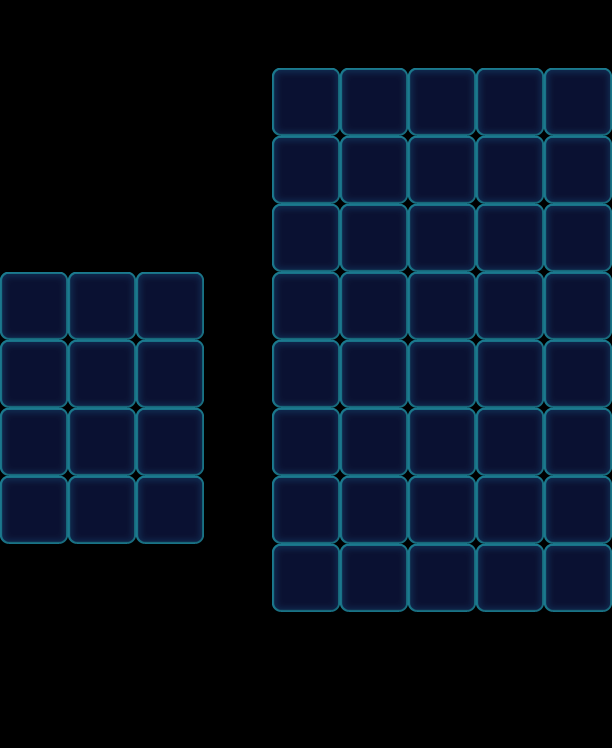

This game map was drawn from its Tiled (.tmx) file and the tilesets committed beside it. A one-line description and the trimmed map source follow:
An orthogonal 9x11 tile map with 68x68 px tiles, 1 tile layer (Valid), 2 tilesets and 66 objects (49x Monster, 9x Lock, 8x Factory_Normal).

<map version="1.0" orientation="orthogonal" width="9" height="11" tilewidth="68" tileheight="68">
 <properties>
  <property name="Connect" value="07,51,1|17,61,1|27,71,1" />
 </properties>
 <tileset firstgid="1" name="game_grid1" tilewidth="68" tileheight="68">
  <image source="game_grid1.png" width="68" height="68" />
 </tileset>
 <tileset firstgid="2" name="map" tilewidth="68" tileheight="68">
  <image source="map.png" width="1024" height="1024" />
 </tileset>
 <layer name="Valid" width="9" height="11">
  <data>[99 cells, 52 non-empty, 1 distinct tile ids]</data>
 </layer>
 <objectgroup name="BottomObj" width="9" height="11" />
 <objectgroup name="MiddleObj" width="9" height="11">
  <object name="Monster" type="Monster" gid="18" x="408" y="136">
   <properties>
    <property name="Color" value="Pink" />
   </properties>
  </object>
  <object name="Monster" type="Monster" gid="17" x="408" y="340">
   <properties>
    <property name="Color" value="Purple" />
   </properties>
  </object>
  <object name="Monster" type="Monster" gid="19" x="544" y="272">
   <properties>
    <property name="Color" value="Yellow" />
   </properties>
  </object>
  <object name="Monster" type="Monster" gid="17" x="544" y="408">
   <properties>
    <property name="Color" value="Purple" />
   </properties>
  </object>
  <object name="Monster" type="Monster" gid="2" x="476" y="204">
   <properties>
    <property name="Color" value="Blue" />
   </properties>
  </object>
  <object name="Monster" type="Monster" gid="18" x="408" y="272">
   <properties>
    <property name="Color" value="Pink" />
   </properties>
  </object>
  <object name="Monster" type="Monster" gid="19" x="272" y="408">
   <properties>
    <property name="Color" value="Yellow" />
   </properties>
  </object>
  <object name="Monster" type="Monster" gid="18" x="340" y="204">
   <properties>
    <property name="Color" value="Pink" />
   </properties>
  </object>
  <object name="Monster" type="Monster" gid="19" x="272" y="272">
   <properties>
    <property name="Color" value="Yellow" />
   </properties>
  </object>
  <object name="Monster" type="Monster" gid="17" x="408" y="408">
   <properties>
    <property name="Color" value="Purple" />
   </properties>
  </object>
  <object name="Monster" type="Monster" gid="18" x="340" y="340">
   <properties>
    <property name="Color" value="Pink" />
   </properties>
  </object>
  <object name="Monster" type="Monster" gid="3" x="476" y="612">
   <properties>
    <property name="Color" value="Green" />
   </properties>
  </object>
  <object name="Monster" type="Monster" gid="17" x="340" y="272">
   <properties>
    <property name="Color" value="Purple" />
   </properties>
  </object>
  <object name="Monster" type="Monster" gid="18" x="340" y="408">
   <properties>
    <property name="Color" value="Pink" />
   </properties>
  </object>
  <object name="Monster" type="Monster" gid="3" x="408" y="612">
   <properties>
    <property name="Color" value="Green" />
   </properties>
  </object>
  <object name="Monster" type="Monster" gid="19" x="408" y="544">
   <properties>
    <property name="Color" value="Yellow" />
   </properties>
  </object>
  <object name="Monster" type="Monster" gid="18" x="544" y="544">
   <properties>
    <property name="Color" value="Pink" />
   </properties>
  </object>
  <object name="Monster" type="Monster" gid="19" x="340" y="476">
   <properties>
    <property name="Color" value="Yellow" />
   </properties>
  </object>
  <object name="Monster" type="Monster" gid="17" x="272" y="340">
   <properties>
    <property name="Color" value="Purple" />
   </properties>
  </object>
  <object name="Monster" type="Monster" gid="2" x="476" y="272">
   <properties>
    <property name="Color" value="Blue" />
   </properties>
  </object>
  <object name="Monster" type="Monster" gid="18" x="408" y="476">
   <properties>
    <property name="Color" value="Pink" />
   </properties>
  </object>
  <object name="Monster" type="Monster" gid="19" x="544" y="612">
   <properties>
    <property name="Color" value="Yellow" />
   </properties>
  </object>
  <object name="Monster" type="Monster" gid="17" x="272" y="544">
   <properties>
    <property name="Color" value="Purple" />
   </properties>
  </object>
  <object name="Monster" type="Monster" gid="18" x="272" y="612">
   <properties>
    <property name="Color" value="Pink" />
   </properties>
  </object>
  <object name="Monster" type="Monster" gid="3" x="0" y="476">
   <properties>
    <property name="Color" value="Green" />
   </properties>
  </object>
  <object name="Monster" type="Monster" gid="2" x="136" y="476">
   <properties>
    <property name="Color" value="Blue" />
   </properties>
  </object>
  <object name="Monster" type="Monster" gid="3" x="136" y="408">
   <properties>
    <property name="Color" value="Green" />
   </properties>
  </object>
  <object name="Monster" type="Monster" gid="3" x="68" y="408">
   <properties>
    <property name="Color" value="Green" />
   </properties>
  </object>
  <object name="Monster" type="Monster" gid="19" x="68" y="476">
   <properties>
    <property name="Color" value="Yellow" />
   </properties>
  </object>
  <object name="Monster" type="Monster" gid="17" x="68" y="340">
   <properties>
    <property name="Color" value="Purple" />
   </properties>
  </object>
  <object name="Monster" type="Monster" gid="2" x="0" y="408">
   <properties>
    <property name="Color" value="Blue" />
   </properties>
  </object>
  <object name="Monster" type="Monster" gid="18" x="0" y="340">
   <properties>
    <property name="Color" value="Pink" />
   </properties>
  </object>
  <object name="Monster" type="Monster" gid="19" x="476" y="408">
   <properties>
    <property name="Color" value="Yellow" />
   </properties>
  </object>
  <object name="Monster" type="Monster" gid="19" x="272" y="136">
   <properties>
    <property name="Color" value="Yellow" />
   </properties>
  </object>
  <object name="Monster" type="Monster" gid="18" x="544" y="204">
   <properties>
    <property name="Color" value="Pink" />
   </properties>
  </object>
  <object name="Monster" type="Monster" gid="18" x="544" y="340">
   <properties>
    <property name="Color" value="Pink" />
   </properties>
  </object>
  <object name="Monster" type="Monster" gid="18" x="340" y="544">
   <properties>
    <property name="Color" value="Pink" />
   </properties>
  </object>
  <object name="Monster" type="Monster" gid="17" x="476" y="476">
   <properties>
    <property name="Color" value="Purple" />
   </properties>
  </object>
  <object name="Monster" type="Monster" gid="17" x="408" y="204">
   <properties>
    <property name="Color" value="Purple" />
   </properties>
  </object>
  <object name="Monster" type="Monster" gid="4" x="272" y="204">
   <properties>
    <property name="Color" value="Orange" />
   </properties>
  </object>
  <object name="Monster" type="Monster" gid="4" x="544" y="136">
   <properties>
    <property name="Color" value="Orange" />
   </properties>
  </object>
  <object name="Monster" type="Monster" gid="4" x="476" y="340">
   <properties>
    <property name="Color" value="Orange" />
   </properties>
  </object>
  <object name="Monster" type="Monster" gid="4" x="272" y="476">
   <properties>
    <property name="Color" value="Orange" />
   </properties>
  </object>
  <object name="Monster" type="Monster" gid="4" x="544" y="476">
   <properties>
    <property name="Color" value="Orange" />
   </properties>
  </object>
  <object name="Monster" type="Monster" gid="4" x="476" y="544">
   <properties>
    <property name="Color" value="Orange" />
   </properties>
  </object>
  </objectgroup>
 <objectgroup color="#000000" name="TopObj" width="9" height="11">
  <!-- 17 objects omitted --></objectgroup>
 <objectgroup color="#00ff00" name="CeilObj" width="9" height="11" />
</map>
<!-- 21 of 66 objects omitted -->
